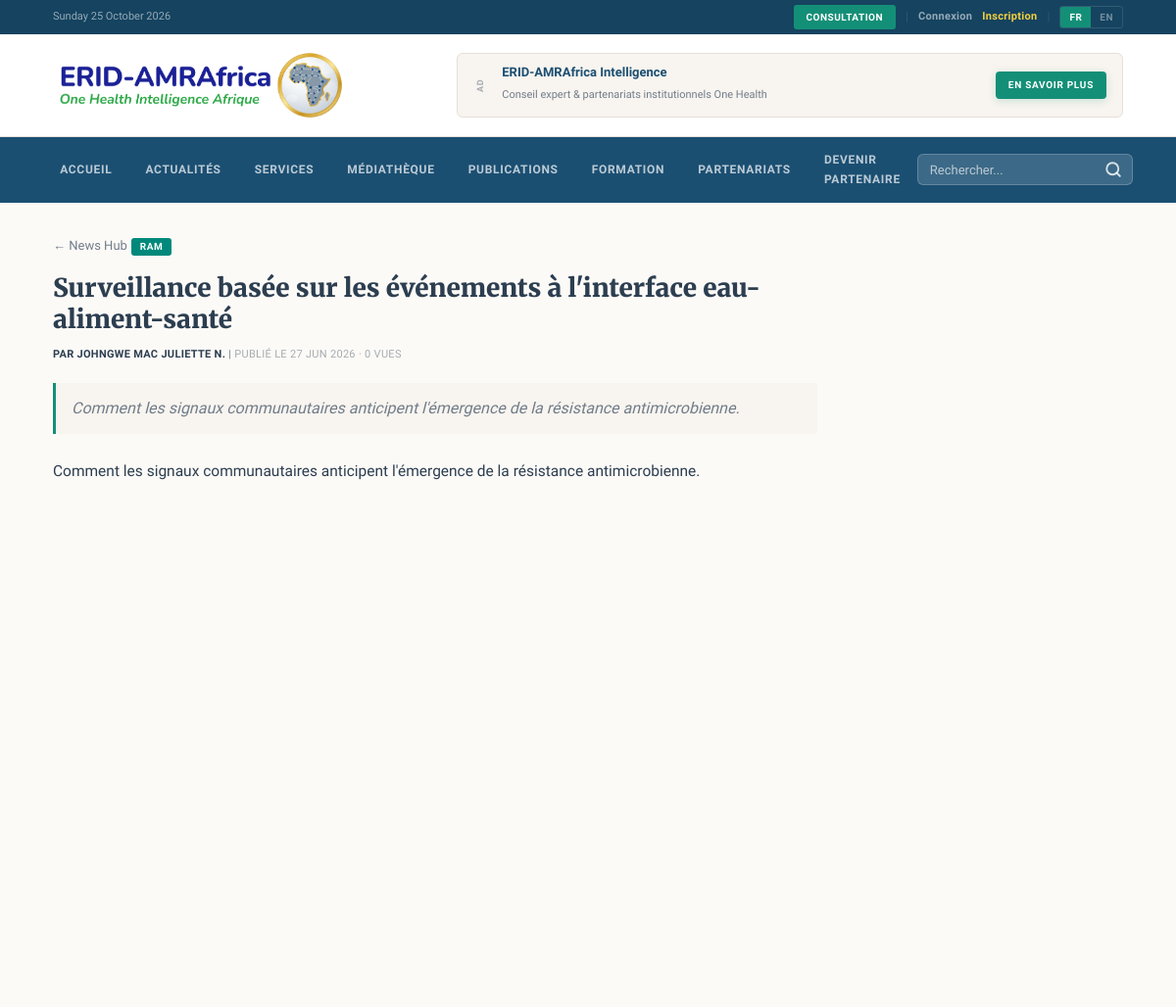
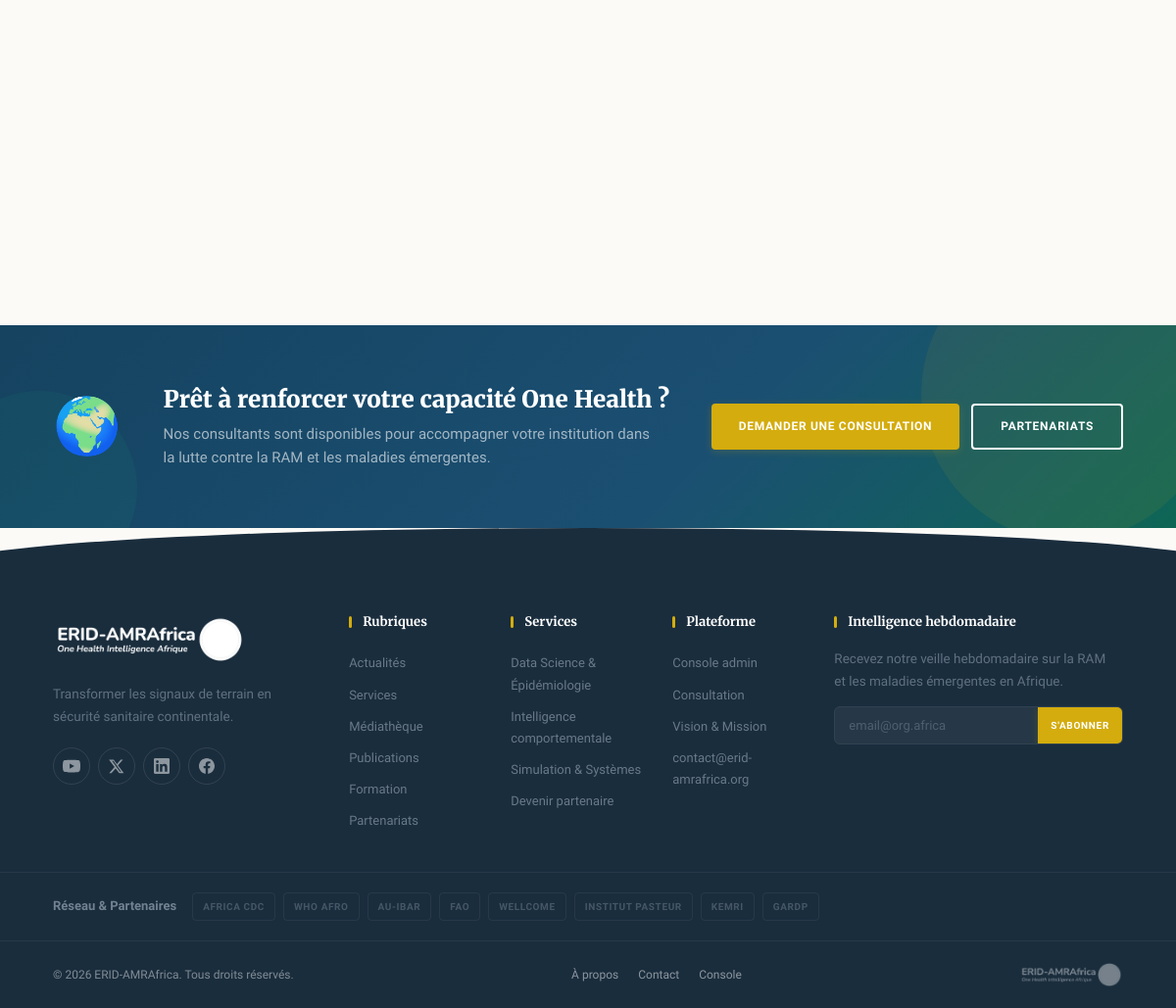
Screenshot of /news/amr-water-food-interface with the database file from the repository (2 pictures, top to bottom).
### tables this page shows
CREATE TABLE articles (
    id              INT UNSIGNED AUTO_INCREMENT PRIMARY KEY,
    category_id     INT UNSIGNED    NOT NULL,
    author_id       INT UNSIGNED    NULL,
    slug            VARCHAR(200)    NOT NULL UNIQUE,
    title_fr        VARCHAR(255)    NOT NULL,
    title_en        VARCHAR(255)    NOT NULL,
    excerpt_fr      TEXT            NULL,
    excerpt_en      TEXT            NULL,
    body_fr         MEDIUMTEXT      NULL,
    body_en         MEDIUMTEXT      NULL,
    cover_image     VARCHAR(255)    NULL,
    seo_keywords    VARCHAR(500)    NULL,
    status          ENUM('draft','published','archived','trashed') NOT NULL DEFAULT 'draft',
    is_featured     TINYINT(1)      NOT NULL DEFAULT 0,
    published_at    DATETIME        NULL,
    views           INT UNSIGNED    NOT NULL DEFAULT 0,
    created_at      DATETIME        NOT NULL DEFAULT CURRENT_TIMESTAMP,
    updated_at      DATETIME        NOT NULL DEFAULT CURRENT_TIMESTAMP ON UPDATE CURRENT_TIMESTAMP,
    CONSTRAINT fk_articles_cat    FOREIGN KEY (category_id) REFERENCES categories(id),
    CONSTRAINT fk_articles_author FOREIGN KEY (author_id)   REFERENCES users(id) ON DELETE SET NULL,
    INDEX idx_articles_status (status, published_at)
);

CREATE TABLE categories (
    id              INT UNSIGNED AUTO_INCREMENT PRIMARY KEY,
    slug            VARCHAR(80)     NOT NULL UNIQUE,
    name_fr         VARCHAR(120)    NOT NULL,
    name_en         VARCHAR(120)    NOT NULL,
    accent_color    VARCHAR(9)      NOT NULL DEFAULT '#0E7C7B',
    sort_order      SMALLINT        NOT NULL DEFAULT 0
);

CREATE TABLE users (
    id              INT UNSIGNED AUTO_INCREMENT PRIMARY KEY,
    full_name       VARCHAR(150)    NOT NULL,
    email           VARCHAR(190)    NOT NULL UNIQUE,
    password_hash   VARCHAR(255)    NOT NULL,
    role            ENUM('superadmin','editor','author','consultant','analyst') NOT NULL DEFAULT 'editor',
    locale          ENUM('fr','en') NOT NULL DEFAULT 'fr',
    is_active       TINYINT(1)      NOT NULL DEFAULT 1,
    bio             TEXT            NULL,
    photo           VARCHAR(255)    NULL,
    affiliation     VARCHAR(200)    NULL,
    failed_attempts TINYINT         NOT NULL DEFAULT 0,
    locked_until    DATETIME        NULL,
    last_login_at   DATETIME        NULL,
    created_at      DATETIME        NOT NULL DEFAULT CURRENT_TIMESTAMP,
    updated_at      DATETIME        NOT NULL DEFAULT CURRENT_TIMESTAMP ON UPDATE CURRENT_TIMESTAMP
);

CREATE TABLE partners (
    id          INT UNSIGNED AUTO_INCREMENT PRIMARY KEY,
    name        VARCHAR(150)    NOT NULL,
    logo_path   VARCHAR(255)    NULL,
    website_url VARCHAR(500)    NULL,
    is_active   TINYINT(1)      NOT NULL DEFAULT 1,
    sort_order  SMALLINT        NOT NULL DEFAULT 0,
    created_at  DATETIME        NOT NULL DEFAULT CURRENT_TIMESTAMP,
    updated_at  DATETIME        NOT NULL DEFAULT CURRENT_TIMESTAMP ON UPDATE CURRENT_TIMESTAMP
);

### app/Views/public/article.php (the view, shortened to what the rows shown need)
<?php
$e = fn($s) => View::e($s);
$pick = fn($row, $b) => Lang::pick($row, $b);
$lang = $_SESSION['locale'] ?? 'fr';
?>
<div class="container layout-2col" style="padding-top:30px;padding-bottom:48px">
<div class="col-main">
  <article class="article-single">
    <a class="back" href="/news">← <?= $e(Lang::t('news_hub')) ?></a>
    <span class="cat-badge" style="background:<?= $e($article['accent_color'] ?? 'var(--teal)') ?>;margin-bottom:12px"><?= $e($pick($article, 'cat') ?? '') ?></span>
    <h1 class="page-title" style="margin-bottom:10px"><?= $e($pick($article, 'title')) ?></h1>
    <div class="article-byline" style="display:flex;align-items:center;gap:10px;margin-bottom:20px">
        <div class="td-mod-meta" style="margin:0">
            <?php if (!empty($article['author_name'])): ?>
            <span style="font-weight:600;color:var(--ink)"><?= $e($lang === 'fr' ? 'Par' : 'By') ?> <?= $e($article['author_name']) ?></span>
            <span style="color:var(--muted)"> | </span>
            <?php endif; ?>
            <?= $e($lang === 'fr' ? 'Publié le' : 'Published on') ?> <?= $e($article['published_at'] ? date('d M Y', strtotime($article['published_at'])) : '') ?> · <?= (int)$article['views'] ?> <?= $e(Lang::t('views')) ?>
        </div>
    </div>
    <p class="lead"><?= $e($pick($article, 'excerpt')) ?></p>
    <div class="article-body"><?= $pick($article, 'body') ?: nl2br($e($pick($article, 'excerpt'))) ?></div>
  </article>
</div>
<aside class="col-side">
</aside>
</div>

### app/Core/Router.php (shortened to what the rows shown need)
<?php
final class Router
{
    private array $routes = ['GET' => [], 'POST' => []];
    public function get(string $path, callable|array $handler): void
    {
        $this->routes['GET'][$this->normalize($path)] = $handler;
    }
    public function post(string $path, callable|array $handler): void
    {
        $this->routes['POST'][$this->normalize($path)] = $handler;
    }
    private function normalize(string $path): string
    {
        return '/' . trim($path, '/');
    }
    public function dispatch(string $method, string $uri): void
    {
        $path = $this->normalize(parse_url($uri, PHP_URL_PATH) ?: '/');
        foreach ($this->routes[$method] ?? [] as $route => $handler) {
            $pattern = '#^' . preg_replace('#\{[a-zA-Z_]+\}#', '([^/]+)', $route) . '$#';
            if (preg_match($pattern, $path, $m)) {
                array_shift($m);
                $this->invoke($handler, $m);
                return;
            }
        }
    }
    private function invoke(callable|array $handler, array $args): void
    {
        if (is_array($handler)) {
            [$class, $method] = $handler;
            (new $class())->{$method}(...$args);
            return;
        }
    }
}

### app/Views/layouts/public.php (shortened to what the rows shown need)
<?php
$e = fn($s) => View::e($s);
$uri = strtok($_SERVER['REQUEST_URI'] ?? '', '?');
$isHome = ($uri === '/' || $uri === '');
?>
<!DOCTYPE html>
<html lang="<?= $e($lang) ?>">
<head>
    <link rel="stylesheet" href="/assets/css/app.css">
</head>
<body class="public">
<div class="top-bar">
    <div class="container top-bar__inner">
        <div class="top-bar__left">
            <span class="top-bar__date"><?= $e(date($lang === 'fr' ? 'l d F Y' : 'l, F d, Y')) ?></span>
        </div>
        <div class="top-bar__right">
            <a class="top-bar__btn" href="/intake/analytics"><?= $e(Lang::t('nav_cta')) ?></a>
            <span class="top-bar__sep">|</span>
            <a class="top-bar__link" href="/admin/login"><?= $e($lang === 'fr' ? 'Connexion' : 'Login') ?></a>
            <a class="top-bar__link top-bar__link--accent" href="/intake/analytics"><?= $e($lang === 'fr' ? 'Inscription' : 'Sign up') ?></a>
            <span class="top-bar__sep">|</span>
            <span class="lang-switch">
                <a href="?lang=fr" class="<?= $lang === 'fr' ? 'on' : '' ?>">FR</a>
                <a href="?lang=en" class="<?= $lang === 'en' ? 'on' : '' ?>">EN</a>
            </span>
        </div>
    </div>
</div>
<header class="site-header" role="banner">
    <div class="container header__inner">
        <a class="brand" href="/" aria-label="ERID-AMRAfrica">
            <img src="/assets/logo.png" alt="ERID-AMRAfrica — One Health Intelligence Afrique" class="brand-logo">
        </a>
        <div class="header-banner">
            <div class="header-banner__inner">
                <span class="header-banner__label">Ad</span>
                <div class="header-banner__content">
                    <strong>ERID-AMRAfrica Intelligence</strong>
                    <span><?= $e($lang === 'fr' ? 'Conseil expert & partenariats institutionnels One Health' : 'Expert advisory & institutional One Health partnerships') ?></span>
                </div>
                <a class="btn btn-accent sm" href="/pricing"><?= $e($lang === 'fr' ? 'En savoir plus' : 'Learn more') ?></a>
            </div>
        </div>
    </div>
</header>
<nav class="nav-bar" role="navigation" aria-label="<?= $lang === 'fr' ? 'Navigation principale' : 'Main navigation' ?>">
    <div class="container nav-bar__inner">
        <div class="menu" id="mainMenu">
            <a href="/" <?= $isHome ? 'class="active"' : '' ?>><?= $e($lang === 'fr' ? 'Accueil' : 'Home') ?></a>
            <a href="/news" <?= $uri === '/news' ? 'class="active"' : '' ?>><?= $e(Lang::t('nav_news')) ?></a>
            <a href="/services" <?= $uri === '/services' ? 'class="active"' : '' ?>><?= $e(Lang::t('nav_services')) ?></a>
            <a href="/media" <?= $uri === '/media' ? 'class="active"' : '' ?>><?= $e(Lang::t('nav_media')) ?></a>
            <a href="/publications" <?= $uri === '/publications' ? 'class="active"' : '' ?>><?= $e(Lang::t('nav_publications')) ?></a>
            <a href="/classroom" <?= $uri === '/classroom' ? 'class="active"' : '' ?>><?= $e($lang === 'fr' ? 'Formation' : 'Academy') ?></a>
            <a href="/pricing" <?= $uri === '/pricing' ? 'class="active"' : '' ?>><?= $e(Lang::t('nav_pricing')) ?></a>
            <a href="/intake/advisory"><?= $e(Lang::t('cta_band_btn')) ?></a>
        </div>
        <div class="nav-search" id="navSearch">
            <form action="/search" method="get" class="nav-search__form" role="search">
                <input type="search" name="q" class="nav-search__input" placeholder="<?= $e($lang === 'fr' ? 'Rechercher...' : 'Search...') ?>" aria-label="<?= $e($lang === 'fr' ? 'Rechercher' : 'Search') ?>" autocomplete="off" id="globalSearchInput">
                <button type="submit" class="nav-search__btn" aria-label="Search">
                    <svg width="18" height="18" viewBox="0 0 24 24" fill="none" stroke="currentColor" stroke-width="2.5" stroke-linecap="round"><circle cx="11" cy="11" r="8"/><path d="M21 21l-4.35-4.35"/></svg>
                </button>
            </form>
        </div>
    </div>
</nav>
<main class="site-main"><?= $content ?></main>
<div class="pre-footer">
    <div class="container pre-footer__inner">
        <div class="pre-footer__icon">🌍</div>
        <div class="pre-footer__text">
            <h3><?= $e($lang === 'fr' ? 'Prêt à renforcer votre capacité One Health ?' : 'Ready to strengthen your One Health capacity?') ?></h3>
            <p><?= $e($lang === 'fr' ? 'Nos consultants sont disponibles pour accompagner votre institution dans la lutte contre la RAM et les maladies émergentes.' : 'Our consultants are ready to support your institution in the fight against AMR and emerging diseases.') ?></p>
        </div>
        <div class="pre-footer__actions">
            <a class="btn btn-gold lg" href="/intake/advisory"><?= $e(Lang::t('hero_cta')) ?></a>
            <a class="btn btn-outline lg" href="/pricing"><?= $e(Lang::t('nav_pricing')) ?></a>
        </div>
    </div>
</div>
<footer class="site-footer" role="contentinfo">
    <div class="footer-wave"></div>
    <div class="footer-top">
        <div class="container footer-grid">
            <div class="footer-col footer-col--brand">
                <div class="brand footer-brand"><img src="/assets/logo.png" alt="ERID-AMRAfrica" class="footer-logo"></div>
                <p class="footer-desc"><?= $e(Lang::t('footer_tagline')) ?></p>
                <div class="footer-social">
                    <a href="https://www.youtube.com/@ERID-AMRAfrica" target="_blank" rel="noopener" title="YouTube" class="fs-youtube">
                    </a>
                    <a href="https://x.com/eridamrafrica" target="_blank" rel="noopener" title="X" class="fs-x">
                        <svg width="16" height="16" viewBox="0 0 24 24" fill="currentColor"><path d="M18.2 2.25h3.51l-7.67 8.77 9.02 11.92h-7.06l-5.54-7.24-6.34 7.24H.61l8.2-9.38L.2 2.25h7.24l5.01 6.62 5.75-6.62zm-1.23 18.56h1.94L7.16 4.23H5.08l11.89 16.58z"/></svg>
                    </a>
                    <a href="https://www.linkedin.com/company/erid-amrafrica" target="_blank" rel="noopener" title="LinkedIn" class="fs-linkedin">
                    </a>
                    <a href="https://www.facebook.com/eridamrafrica" target="_blank" rel="noopener" title="Facebook" class="fs-facebook">
                    </a>
                </div>
            </div>
            <div class="footer-col">
                <h4><?= $e($lang === 'fr' ? 'Rubriques' : 'Sections') ?></h4>
                <a href="/news"><?= $e(Lang::t('nav_news')) ?></a>
                <a href="/services"><?= $e(Lang::t('nav_services')) ?></a>
                <a href="/media"><?= $e(Lang::t('nav_media')) ?></a>
                <a href="/publications"><?= $e(Lang::t('nav_publications')) ?></a>
                <a href="/classroom"><?= $e($lang === 'fr' ? 'Formation' : 'Academy') ?></a>
                <a href="/pricing"><?= $e(Lang::t('nav_pricing')) ?></a>
            </div>
            <div class="footer-col">
                <h4><?= $e($lang === 'fr' ? 'Services' : 'Services') ?></h4>
                <a href="/intake/quant"><?= $e($lang === 'fr' ? 'Data Science & Épidémiologie' : 'Data Science & Epidemiology') ?></a>
                <a href="/intake/qual"><?= $e($lang === 'fr' ? 'Intelligence comportementale' : 'Behavioral Intelligence') ?></a>
                <a href="/intake/systems"><?= $e($lang === 'fr' ? 'Simulation & Systèmes' : 'Simulation & Systems') ?></a>
                <a href="/intake/advisory"><?= $e(Lang::t('cta_band_btn')) ?></a>
            </div>
            <div class="footer-col">
                <h4><?= $e($lang === 'fr' ? 'Plateforme' : 'Platform') ?></h4>
                <a href="/admin/login"><?= $e($lang === 'fr' ? 'Console admin' : 'Admin console') ?></a>
                <a href="/intake/analytics"><?= $e(Lang::t('nav_cta')) ?></a>
                <a href="/page/vision-mission"><?= $e($lang === 'fr' ? 'Vision & Mission' : 'Vision & Mission') ?></a>
                <?php
                    $contactEmail = \App\Core\Database::one("SELECT value_fr FROM settings WHERE setting_key = 'contact_email'")['value_fr'] ?? 'contact@erid-amrafrica.org';
                ?>
                <a href="mailto:<?= $e($contactEmail) ?>"><?= $e($contactEmail) ?></a>
            </div>
            <div class="footer-col footer-col--newsletter">
                <h4><?= $e(Lang::t('footer_newsletter')) ?></h4>
                <p class="footer-desc"><?= $e($lang === 'fr' ? 'Recevez notre veille hebdomadaire sur la RAM et les maladies émergentes en Afrique.' : 'Get our weekly AMR and emerging disease intelligence briefing for Africa.') ?></p>
                <form id="subForm" class="sub-form" aria-label="Newsletter">
                    <input type="email" name="email" placeholder="email@org.africa" required aria-label="Email">
                    <button class="btn btn-gold sm" type="submit"><?= $e(Lang::t('subscribe')) ?></button>
                </form>
            </div>
        </div>
    </div>
    <?php
        $__fpEnabled = \App\Core\Database::one("SELECT value_fr FROM settings WHERE setting_key = 'footer_partners_enabled'");
        $__fpPartners = (($__fpEnabled['value_fr'] ?? '1') === '1')
            ? \App\Core\Database::all("SELECT name, logo_path, website_url FROM partners WHERE is_active = 1 ORDER BY sort_order")
            : [];
    ?>
    <?php if ($__fpPartners): ?>
    <div class="footer-mid">
        <div class="container footer-partners">
            <span class="footer-partners__label"><?= $e($lang === 'fr' ? 'Réseau & Partenaires' : 'Network & Partners') ?></span>
            <div class="footer-partners__list">
                <?php foreach ($__fpPartners as $__fp): ?>
                    <?php if ($__fp['logo_path']): ?>
                        <img src="<?= $e($__fp['logo_path']) ?>" alt="<?= $e($__fp['name']) ?>" class="footer-partners__logo">
                    <?php else: ?>
                        <span><?= $e($__fp['name']) ?></span>
                    <?php endif; ?>
                <?php endforeach; ?>
            </div>
        </div>
    </div>
    <?php endif; ?>
    <div class="footer-bottom">
        <div class="container footer-bottom__inner">
            <span>&copy; <?= date('Y') ?> ERID-AMRAfrica. <?= $e($lang === 'fr' ? 'Tous droits réservés.' : 'All rights reserved.') ?></span>
            <span class="footer-bottom__links">
                <a href="/page/vision-mission"><?= $e($lang === 'fr' ? 'À propos' : 'About') ?></a>
                <a href="mailto:<?= $e($contactEmail) ?>"><?= $e($lang === 'fr' ? 'Contact' : 'Contact') ?></a>
                <a href="/admin/login">Console</a>
            </span>
            <span class="footer-bottom__brand"><img src="/assets/logo.png" alt="ERID-AMRAfrica" class="footer-bottom__logo"></span>
        </div>
    </div>
</footer>
</body>
</html>

### rows the page displays
articles: category.name_fr "RAM", title_fr "Surveillance basée sur les événements à l'interface eau-aliment-santé", author.full_name "JOHNGWE MAC JULIETTE N.", published_at "27 JUN 2026", views "0", excerpt_fr "Comment les signaux communautaires anticipent l'émergence de la résistance antimicrobienne."
partners: name "AFRICA CDC"
partners: name "WHO AFRO"
partners: name "AU-IBAR"
partners: name "FAO"
partners: name "WELLCOME"
partners: name "INSTITUT PASTEUR"
partners: name "KEMRI"
partners: name "GARDP"

### other values shown
$e($lang === 'fr' ? 'Par' : 'By') "PAR"
$e($lang === 'fr' ? 'Publié le' : 'Published on') "PUBLIÉ LE"
$e($contactEmail) "contact@erid-amrafrica.org"
$e($lang === 'fr' ? 'Tous droits réservés.' : 'All rights reserved.') "Tous droits réservés."
